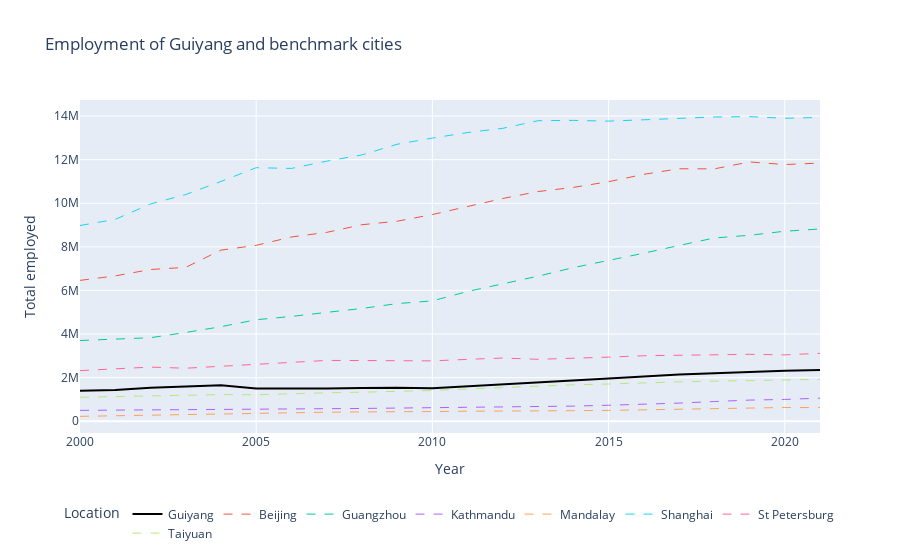

The cell this chart's notebook holds for it:
### Code cell
if city in oxford_full['Location'].values:
        oxford_emp_growth_plot()
else:
        print("City is not in oxford economics")

### Figure 1 — Plotly figure (JSON) as saved in the notebook; plotly's stock layout.template omitted (floating-point values rounded to 4 significant figures)
{"data": [{"hovertemplate": "Location=Guiyang<br>Year=%{x}<br>Total employed=%{y}<extra></extra>", "legendgroup": "Guiyang", "line": {"color": "black", "dash": "solid", "width": 2}, "marker": {"symbol": "circle"}, "mode": "lines", "name": "Guiyang", "orientation": "v", "showlegend": true, "type": "scatter", "x": [2000, 2001, 2002, 2003, 2004, 2005, 2006, 2007, 2008, 2009, 2010, 2011, 2012, 2013, 2014, 2015, 2016, 2017, 2018, 2019, 2020, 2021], "xaxis": "x", "y": [1395284, 1429607, 1537153, 1594963, 1655890, 1501195, 1497120, 1504542, 1531318, 1541902, 1512758, 1595792, 1682932, 1770669, 1874563, 1957540, 2050973, 2147338, 2208024, 2266710, 2316714, 2348044], "yaxis": "y"}, {"hovertemplate": "Location=Beijing<br>Year=%{x}<br>Total employed=%{y}<extra></extra>", "legendgroup": "Beijing", "line": {"color": "#EF553B", "dash": "dash", "width": 1}, "marker": {"symbol": "circle"}, "mode": "lines", "name": "Beijing", "orientation": "v", "showlegend": true, "type": "scatter", "x": [2000, 2001, 2002, 2003, 2004, 2005, 2006, 2007, 2008, 2009, 2010, 2011, 2012, 2013, 2014, 2015, 2016, 2017, 2018, 2019, 2020, 2021], "xaxis": "x", "y": [6462115, 6669077, 6961237, 7060187, 7850390, 8070065, 8453347, 8664750, 9015861, 9175792, 9481866, 9858361, 10220450, 10537990, 10727570, 10989840, 11327990, 11582400, 11577940, 11896230, 11776160, 11843100], "yaxis": "y"}, {"hovertemplate": "Location=Guangzhou<br>Year=%{x}<br>Total employed=%{y}<extra></extra>", "legendgroup": "Guangzhou", "line": {"color": "#00cc96", "dash": "dash", "width": 1}, "marker": {"symbol": "circle"}, "mode": "lines", "name": "Guangzhou", "orientation": "v", "showlegend": true, "type": "scatter", "x": [2000, 2001, 2002, 2003, 2004, 2005, 2006, 2007, 2008, 2009, 2010, 2011, 2012, 2013, 2014, 2015, 2016, 2017, 2018, 2019, 2020, 2021], "xaxis": "x", "y": [3703266, 3765546, 3832866, 4072705, 4337442, 4657606, 4808825, 4995227, 5173977, 5396841, 5522871, 5954058, 6301453, 6656457, 7048117, 7363258, 7709841, 8063036, 8407781, 8532531, 8717316, 8820624], "yaxis": "y"}, {"hovertemplate": "Location=Kathmandu<br>Year=%{x}<br>Total employed=%{y}<extra></extra>", "legendgroup": "Kathmandu", "line": {"color": "#ab63fa", "dash": "dash", "width": 1}, "marker": {"symbol": "circle"}, "mode": "lines", "name": "Kathmandu", "orientation": "v", "showlegend": true, "type": "scatter", "x": [2000, 2001, 2002, 2003, 2004, 2005, 2006, 2007, 2008, 2009, 2010, 2011, 2012, 2013, 2014, 2015, 2016, 2017, 2018, 2019, 2020, 2021], "xaxis": "x", "y": [500200.0, 507900.0, 504800.0, 517400.0, 531700.0, 536205, 559200.0, 576351, 587800.0, 604200.0, 624500.0, 624700.0, 637500.0, 659100.0, 694700.0, 734700.0, 772300.0, 833424, 905700.0, 971100.0, 1001699, 1059691], "yaxis": "y"}, {"hovertemplate": "Location=Mandalay<br>Year=%{x}<br>Total employed=%{y}<extra></extra>", "legendgroup": "Mandalay", "line": {"color": "#FFA15A", "dash": "dash", "width": 1}, "marker": {"symbol": "circle"}, "mode": "lines", "name": "Mandalay", "orientation": "v", "showlegend": true, "type": "scatter", "x": [2000, 2001, 2002, 2003, 2004, 2005, 2006, 2007, 2008, 2009, 2010, 2011, 2012, 2013, 2014, 2015, 2016, 2017, 2018, 2019, 2020, 2021], "xaxis": "x", "y": [225400.0, 256600.0, 285000.0, 315800.0, 354088, 372632, 396100.0, 415500.0, 429000.0, 426300.0, 444900.0, 461300.0, 480600.0, 474269, 485700.0, 499000.0, 527700.0, 557500.0, 592200.0, 631661, 631600.0, 627000.0], "yaxis": "y"}, {"hovertemplate": "Location=Shanghai<br>Year=%{x}<br>Total employed=%{y}<extra></extra>", "legendgroup": "Shanghai", "line": {"color": "#19d3f3", "dash": "dash", "width": 1}, "marker": {"symbol": "circle"}, "mode": "lines", "name": "Shanghai", "orientation": "v", "showlegend": true, "type": "scatter", "x": [2000, 2001, 2002, 2003, 2004, 2005, 2006, 2007, 2008, 2009, 2010, 2011, 2012, 2013, 2014, 2015, 2016, 2017, 2018, 2019, 2020, 2021], "xaxis": "x", "y": [8980128, 9260392, 9966886, 10400900, 11000420, 11631850, 11597530, 11929840, 12217880, 12707070, 12989860, 13244660, 13439170, 13787460, 13801000, 13768260, 13829450, 13910370, 13957120, 13973380, 13898290, 13937750], "yaxis": "y"}, {"hovertemplate": "Location=St Petersburg<br>Year=%{x}<br>Total employed=%{y}<extra></extra>", "legendgroup": "St Petersburg", "line": {"color": "#FF6692", "dash": "dash", "width": 1}, "marker": {"symbol": "circle"}, "mode": "lines", "name": "St Petersburg", "orientation": "v", "showlegend": true, "type": "scatter", "x": [2000, 2001, 2002, 2003, 2004, 2005, 2006, 2007, 2008, 2009, 2010, 2011, 2012, 2013, 2014, 2015, 2016, 2017, 2018, 2019, 2020, 2021], "xaxis": "x", "y": [2324283, 2397570, 2484522, 2433220, 2523586, 2589583, 2696566, 2790130, 2785784, 2768817, 2769833, 2839590, 2900769, 2842201, 2882430, 2941224, 3006616, 3035418, 3054893, 3069584, 3046225, 3116537], "yaxis": "y"}, {"hovertemplate": "Location=Taiyuan<br>Year=%{x}<br>Total employed=%{y}<extra></extra>", "legendgroup": "Taiyuan", "line": {"color": "#B6E880", "dash": "dash", "width": 1}, "marker": {"symbol": "circle"}, "mode": "lines", "name": "Taiyuan", "orientation": "v", "showlegend": true, "type": "scatter", "x": [2000, 2001, 2002, 2003, 2004, 2005, 2006, 2007, 2008, 2009, 2010, 2011, 2012, 2013, 2014, 2015, 2016, 2017, 2018, 2019, 2020, 2021], "xaxis": "x", "y": [1101993, 1131940, 1148788, 1204944, 1223589, 1215475, 1272376, 1308939, 1333171, 1356128, 1411609, 1482324, 1552072, 1624865, 1670106, 1709091, 1773062, 1810027, 1838075, 1865265, 1909345, 1922005], "yaxis": "y"}], "layout": {"autosize": true, "legend": {"orientation": "h", "title": {"text": "Location"}, "tracegroupgap": 0, "x": 0.5, "xanchor": "center", "y": -0.2, "yanchor": "top"}, "showlegend": true, "title": {"text": "Employment of Guiyang and benchmark cities"}, "xaxis": {"anchor": "y", "domain": [0, 1], "title": {"text": "Year"}}, "yaxis": {"anchor": "x", "domain": [0, 1], "title": {"text": "Total employed"}}}}
